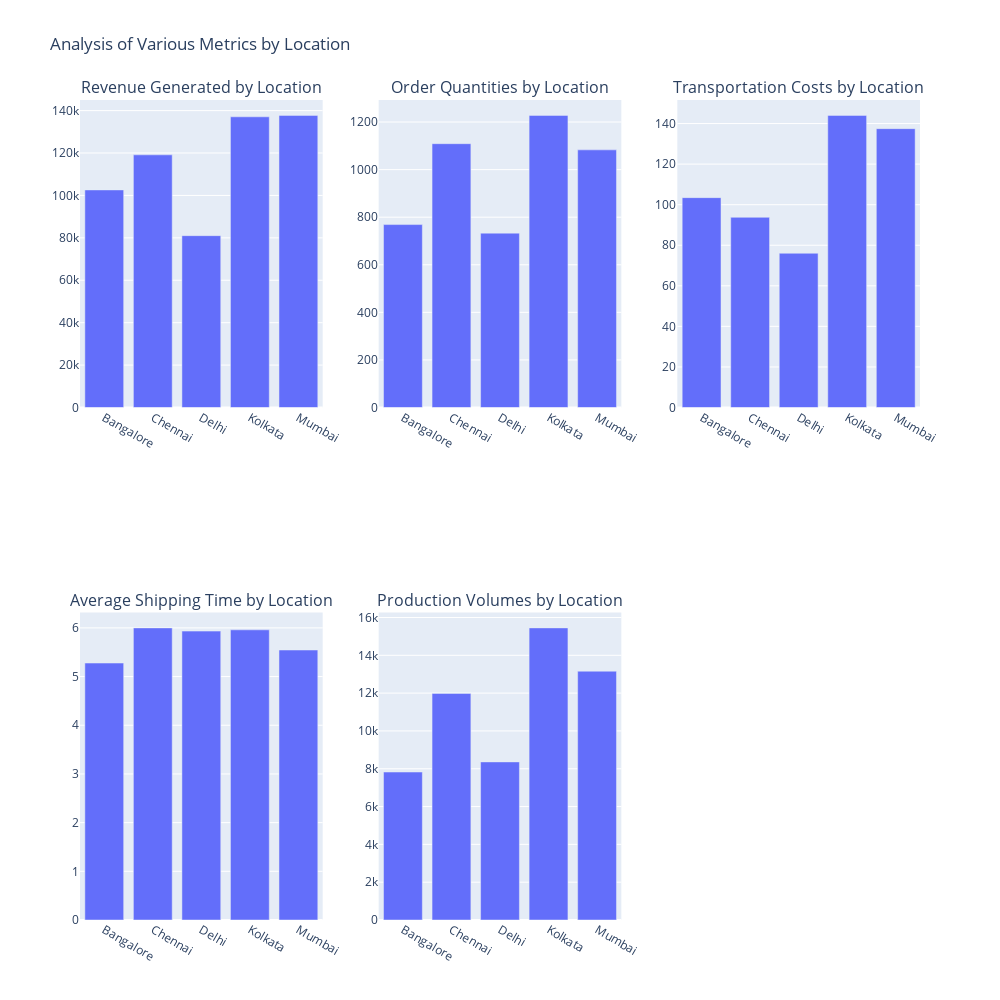

The cell this chart's notebook holds for it:
### Code cell
fig_revenue5 = px.bar(Location["Revenue generated"].sum(), y="Revenue generated", title="Revenue Generated by Location")
fig_orders5 = px.bar(Location["Order quantities"].sum(), y="Order quantities", title="Order Quantities by Location")
fig_costs5 = px.bar(Location["Shipping costs"].sum(), y="Shipping costs", title="Transportation Costs by Location")
fig_shipping5 = px.bar(Location["Shipping times"].mean(),y="Shipping times", title="Average Shipping Time by Location")
fig_production5 = px.bar(Location["Production volumes"].sum(), y="Production volumes", title="Production Volumes by Location")


fig = make_subplots(
    rows=2, cols=3,
    specs=[[{"type": "bar"}, {"type": "bar"}, {"type": "bar"}],
           [{"type": "bar"}, {"type": "bar"}, None],],
    subplot_titles=[
        "Revenue Generated by Location",
        "Order Quantities by Location",
        "Transportation Costs by Location",
        "Average Shipping Time by Location",
        "Production Volumes by Location",
    ]
)

# Add traces to subplots
for trace in fig_revenue5.data:
    fig.add_trace(trace, row=1, col=1)
for trace in fig_orders5.data:
    fig.add_trace(trace, row=1, col=2)
for trace in fig_costs5.data:
    fig.add_trace(trace, row=1, col=3)
for trace in fig_shipping5.data:
    fig.add_trace(trace, row=2, col=1)
for trace in fig_production5.data:
    fig.add_trace(trace, row=2, col=2)

fig.update_layout(
    height=1000, width=1000,
    title_text="Analysis of Various Metrics by Location",
    showlegend=False
)

fig.show()

### Figure 1 — Plotly figure (JSON) as saved in the notebook; plotly's stock layout.template omitted (floating-point values rounded to 4 significant figures)
{"data": [{"alignmentgroup": "True", "hovertemplate": "Location=%{x}<br>Revenue generated=%{y}<extra></extra>", "legendgroup": "", "marker": {"color": "#636efa", "pattern": {"shape": ""}}, "name": "", "offsetgroup": "", "orientation": "v", "showlegend": false, "textposition": "auto", "type": "bar", "x": ["Bangalore", "Chennai", "Delhi", "Kolkata", "Mumbai"], "xaxis": "x", "y": [102600.0, 119100.0, 81030.0, 137100.0, 137800.0], "yaxis": "y"}, {"alignmentgroup": "True", "hovertemplate": "Location=%{x}<br>Order quantities=%{y}<extra></extra>", "legendgroup": "", "marker": {"color": "#636efa", "pattern": {"shape": ""}}, "name": "", "offsetgroup": "", "orientation": "v", "showlegend": false, "textposition": "auto", "type": "bar", "x": ["Bangalore", "Chennai", "Delhi", "Kolkata", "Mumbai"], "xaxis": "x2", "y": [769, 1109, 733, 1228, 1083], "yaxis": "y2"}, {"alignmentgroup": "True", "hovertemplate": "Location=%{x}<br>Shipping costs=%{y}<extra></extra>", "legendgroup": "", "marker": {"color": "#636efa", "pattern": {"shape": ""}}, "name": "", "offsetgroup": "", "orientation": "v", "showlegend": false, "textposition": "auto", "type": "bar", "x": ["Bangalore", "Chennai", "Delhi", "Kolkata", "Mumbai"], "xaxis": "x3", "y": [103.5, 93.78, 76.05, 144.0, 137.5], "yaxis": "y3"}, {"alignmentgroup": "True", "hovertemplate": "Location=%{x}<br>Shipping times=%{y}<extra></extra>", "legendgroup": "", "marker": {"color": "#636efa", "pattern": {"shape": ""}}, "name": "", "offsetgroup": "", "orientation": "v", "showlegend": false, "textposition": "auto", "type": "bar", "x": ["Bangalore", "Chennai", "Delhi", "Kolkata", "Mumbai"], "xaxis": "x4", "y": [5.278, 6, 5.933, 5.96, 5.545], "yaxis": "y4"}, {"alignmentgroup": "True", "hovertemplate": "Location=%{x}<br>Production volumes=%{y}<extra></extra>", "legendgroup": "", "marker": {"color": "#636efa", "pattern": {"shape": ""}}, "name": "", "offsetgroup": "", "orientation": "v", "showlegend": false, "textposition": "auto", "type": "bar", "x": ["Bangalore", "Chennai", "Delhi", "Kolkata", "Mumbai"], "xaxis": "x5", "y": [7827, 11984, 8362, 15451, 13160], "yaxis": "y5"}], "layout": {"annotations": [{"font": {"size": 16}, "showarrow": false, "text": "Revenue Generated by Location", "x": 0.1444, "xanchor": "center", "xref": "paper", "y": 1, "yanchor": "bottom", "yref": "paper"}, {"font": {"size": 16}, "showarrow": false, "text": "Order Quantities by Location", "x": 0.5, "xanchor": "center", "xref": "paper", "y": 1, "yanchor": "bottom", "yref": "paper"}, {"font": {"size": 16}, "showarrow": false, "text": "Transportation Costs by Location", "x": 0.8556, "xanchor": "center", "xref": "paper", "y": 1, "yanchor": "bottom", "yref": "paper"}, {"font": {"size": 16}, "showarrow": false, "text": "Average Shipping Time by Location", "x": 0.1444, "xanchor": "center", "xref": "paper", "y": 0.375, "yanchor": "bottom", "yref": "paper"}, {"font": {"size": 16}, "showarrow": false, "text": "Production Volumes by Location", "x": 0.5, "xanchor": "center", "xref": "paper", "y": 0.375, "yanchor": "bottom", "yref": "paper"}], "height": 1000, "showlegend": false, "title": {"text": "Analysis of Various Metrics by Location"}, "width": 1000, "xaxis": {"anchor": "y", "domain": [0, 0.2889]}, "xaxis2": {"anchor": "y2", "domain": [0.3556, 0.6444]}, "xaxis3": {"anchor": "y3", "domain": [0.7111, 1]}, "xaxis4": {"anchor": "y4", "domain": [0, 0.2889]}, "xaxis5": {"anchor": "y5", "domain": [0.3556, 0.6444]}, "yaxis": {"anchor": "x", "domain": [0.625, 1]}, "yaxis2": {"anchor": "x2", "domain": [0.625, 1]}, "yaxis3": {"anchor": "x3", "domain": [0.625, 1]}, "yaxis4": {"anchor": "x4", "domain": [0, 0.375]}, "yaxis5": {"anchor": "x5", "domain": [0, 0.375]}}}
